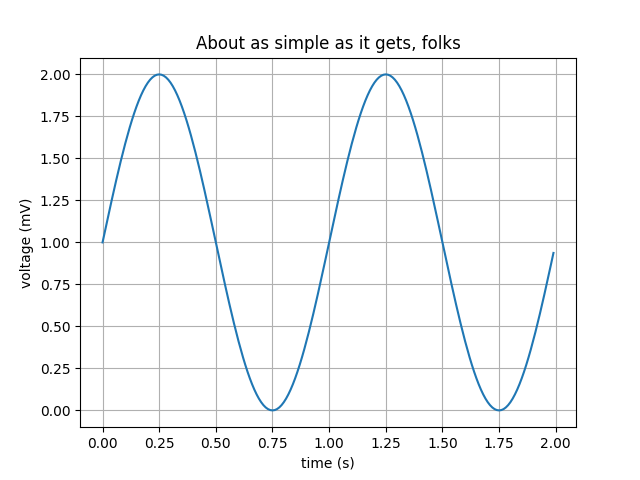
#> input picture test.png, 640 x 480 px
$ python -i getPointsCV2.py   (imports and definitions only)
#> lines starting #> are read from the running program, lines starting #| are printed output that depends on the picture
import numpy as np
import cv2
from operator import itemgetter

def getPointsImage(imagePath):
    #Set width and height of the image
#> called with imagePath = 'test.png'
    width = 700
    height = 700
    #Set border
    x_border = 20
    y_border = 20
    #Escalar transformacion
    escalar = 100
    #Load image from imagePath
    image = cv2.imread(imagePath , -1)
#> image is the input picture: shape (480, 640, 4); mean B, G, R, A 248.1, 247.5, 246.6, 255
    #Check if imagePath is correct
    if image is None:
        return False, 0, 0
    #Create HSV image and save in files
    image = cv2.resize(image,(width,height))
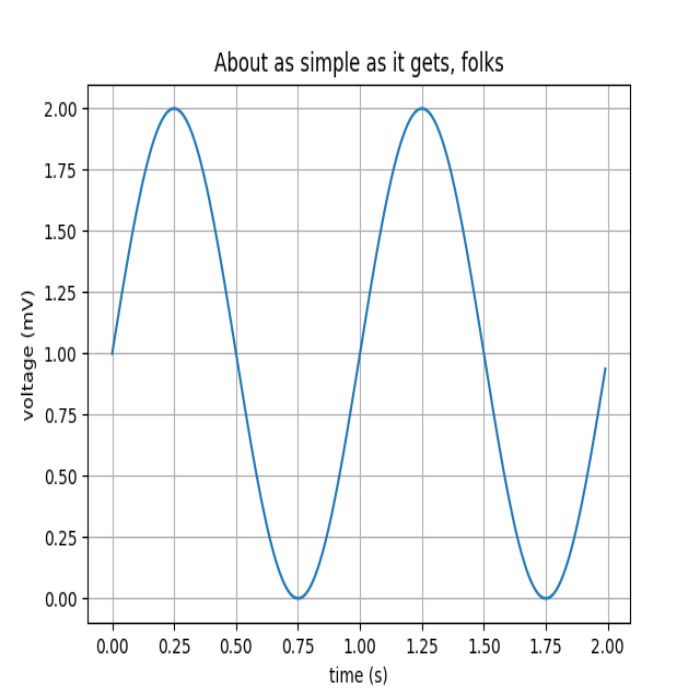
#> image: shape (700, 700, 4); mean B, G, R, A 248, 247.4, 246.5, 255
    hsv = cv2.cvtColor(image, cv2.COLOR_BGR2HSV)
#> hsv: shape (700, 700, 3); mean H, S, V 2.1, 1.9, 248
    cv2.imwrite('assets/imgMod/hsv.jpeg',hsv)
    #Create image with recognized  points
    #Set color range to extract
    lower_blue = np.array([110,50,50])
    upper_blue = np.array([130,255,255])
    #Create mask
    mask = cv2.inRange(hsv, lower_blue,upper_blue)
#> mask: shape (700, 700); every value is 0
    #Remove border results
    mask[0:height,0:x_border] = 0
    mask[0:height,width-x_border:width] = 0
    mask[0:y_border,0:width] = 0
    mask[height-y_border:height,0:width] = 0
    #Image data recolection
    #Use the average value from each point
    #Create empty list
    points= []
    for j in range (x_border,width-x_border):
        x_point= []
        for i in range (y_border, height-y_border):
            if(mask[i,j]==255):
                x_point.append((j,i))
        if(len(x_point)>0):
            x_array = np.mean(x_point,axis=0 ,dtype=np.int32)
            points.append((x_array[0],x_array[1]))
    if len(points) == 0:
        return False, 0, 0
    #Now the list points has the values of the graph
    points_array = np.array(points)
    #Create image
    img_points = image
    #Get the greater and the lower points in Y
    min_value = points_array[np.argmin(points_array[:,1])]
    max_value = points_array[np.argmax(points_array[:,1])]
    #Draw the greater and lower points
    img_points = cv2.circle(img_points, min_value, 20, (255,0,255), -1)
    img_points = cv2.circle(img_points, max_value, 20, (255,0,255), -1)
    list_points = []
    for point in (points_array[::5]):
        img_points = cv2.circle(img_points, point, 8, (0,0,255), -1)
        list_points.append((point[0],point[1]))

    #Write text points
    font = cv2.FONT_HERSHEY_SIMPLEX
    img_points = cv2.putText(img_points, 'P1',(min_value[0]-50,min_value[1]),font,1.5, (0,0,0), 3, cv2.LINE_AA)
    img_points = cv2.putText(img_points, 'P2',(max_value[0],max_value[1]+50),font,1.5, (0,0,0), 3, cv2.LINE_AA)
    #Save the image with points in files
    cv2.imwrite('assets/imgMod/points.jpeg',img_points)
    #Add min and max to the list_points
    list_points.append((min_value[0],min_value[1]))
    list_points.append((max_value[0],max_value[1]))
    #Remove repeated elements
    list_points = list(dict.fromkeys(list_points))
    #Sort list
    list_points.sort(key=itemgetter(0))
    #Create numpy array
    points_array = np.array(list_points)
    #Transform to x,y form and divide by 100
    points_array[:,1] =  (points_array[:,1] *-1)+height
    points_array = points_array / escalar
    #Transform to list form
    list_points = points_array.tolist()
    maxPoint = (max_value[0]/escalar,((max_value[1]*-1)+height)/escalar)
    minPoint = (min_value[0]/escalar,((min_value[1]*-1)+height)/escalar)
    #Return list, minpoint, maxpoint
    return list_points, maxPoint, minPoint

# [41 lines left out: function transformPoints, not called in this run]

>>> result = getPointsImage('test.png')
